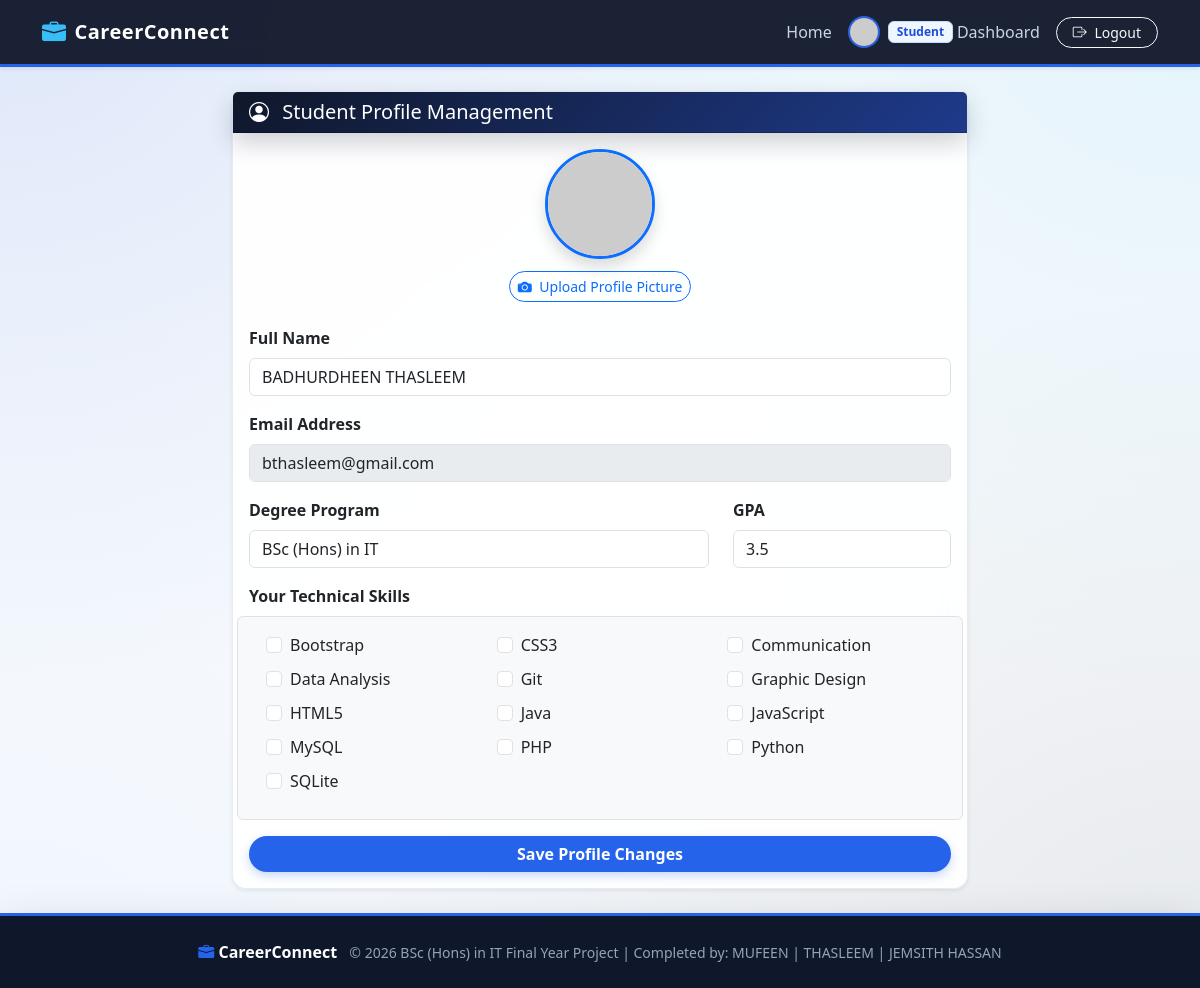
The page /student_profile.php (signed in) on the database its author committed.
### tables this page shows
CREATE TABLE students (
            student_id INTEGER PRIMARY KEY AUTOINCREMENT,
            user_id INTEGER NOT NULL UNIQUE,
            degree TEXT NOT NULL,
            gpa REAL DEFAULT 0.0,
            cv_path TEXT DEFAULT NULL,
            FOREIGN KEY (user_id) REFERENCES users(user_id) ON DELETE CASCADE
        );

CREATE TABLE users (
            user_id INTEGER PRIMARY KEY AUTOINCREMENT,
            name TEXT NOT NULL,
            email TEXT NOT NULL UNIQUE,
            password TEXT NOT NULL,
            role TEXT NOT NULL CHECK (role IN ('Student', 'Employer', 'Coordinator', 'Admin')),
            profile_pic TEXT DEFAULT NULL,
            created_at DATETIME DEFAULT CURRENT_TIMESTAMP
        );

CREATE TABLE skills (
            skill_id INTEGER PRIMARY KEY AUTOINCREMENT,
            skill_name TEXT NOT NULL UNIQUE
        );

### classes/User.php (called while the page is built, shortened)
<?php
class User {
    private PDO $db;
    public function __construct(PDO $db) {
        $this->db = $db;
    }
    public function getAllSkills(): array {
        return $this->db->query("SELECT * FROM skills ORDER BY skill_name ASC")->fetchAll();
    }
}

### student_profile.php (the view, shortened to what this page needs)
<?php
require_once __DIR__ . '/classes/User.php';
$db = Database::getConnection();
$userModel = new User($db);
$studentId = $_SESSION['student_id'];
$stmt = $db->prepare("SELECT u.name, u.email, u.profile_pic, s.degree, s.gpa FROM users u JOIN students s ON u.user_id = s.user_id WHERE s.student_id = :sid");
$stmt->execute([':sid' => $studentId]);
$profile = $stmt->fetch();
$skillStmt = $db->prepare("SELECT skill_id FROM student_skills WHERE student_id = :sid");
$skillStmt->execute([':sid' => $studentId]);
$currentSkills = $skillStmt->fetchAll(PDO::FETCH_COLUMN);
$allSkills = $userModel->getAllSkills();
require_once __DIR__ . '/includes/header.php';
?>
<div class="row justify-content-center">
    <div class="col-md-8">
        <div class="card shadow-sm">
            <div class="card-header bg-corporate-hero text-white d-flex justify-content-between align-items-center">
                <h5 class="mb-0"><i class="bi bi-person-circle me-2"></i> Student Profile Management</h5>
            </div>
            <div class="card-body">
                <form method="POST" enctype="multipart/form-data">
                    <div class="text-center mb-4">
                        <img src="<?= getProfilePicPath($profile['profile_pic']) ?>" class="rounded-circle shadow border border-3 border-primary mb-2" style="width: 110px; height: 110px; object-fit: cover;">
                        <div>
                            <label class="btn btn-sm btn-outline-primary rounded-pill mt-1">
                                <i class="bi bi-camera-fill me-1"></i> Upload Profile Picture
                            </label>
                        </div>
                    </div>
                    <div class="mb-3">
                        <label class="form-label fw-bold">Full Name</label>
                        <input type="text" name="name" class="form-control" value="<?= htmlspecialchars($profile['name'] ?? '') ?>" required>
                    </div>
                    <div class="mb-3">
                        <label class="form-label fw-bold">Email Address</label>
                        <input type="email" class="form-control" value="<?= htmlspecialchars($profile['email'] ?? '') ?>" disabled>
                    </div>
                    <div class="row">
                        <div class="col-md-8 mb-3">
                            <label class="form-label fw-bold">Degree Program</label>
                            <input type="text" name="degree" class="form-control" value="<?= htmlspecialchars($profile['degree'] ?? '') ?>" required>
                        </div>
                        <div class="col-md-4 mb-3">
                            <label class="form-label fw-bold">GPA</label>
                            <input type="number" step="0.01" min="0" max="4.0" name="gpa" class="form-control" value="<?= htmlspecialchars($profile['gpa'] ?? 0) ?>">
                        </div>
                    </div>
                    <div class="mb-3">
                        <label class="form-label fw-bold">Your Technical Skills</label>
                        <div class="row bg-light p-3 border rounded">
                            <?php foreach ($allSkills as $skill): ?>
                                <div class="col-md-4 col-6 mb-2">
                                    <div class="form-check">
                                        <input class="form-check-input" type="checkbox" name="skills[]" value="<?= $skill['skill_id'] ?>"
                                            id="skill_<?= $skill['skill_id'] ?>" <?= in_array($skill['skill_id'], $currentSkills) ? 'checked' : '' ?>>
                                        <label class="form-check-label" for="skill_<?= $skill['skill_id'] ?>">
                                            <?= htmlspecialchars($skill['skill_name']) ?>
                                        </label>
                                    </div>
                                </div>
                            <?php endforeach; ?>
                        </div>
                    </div>
                    <button type="submit" class="btn btn-sapphire w-100 rounded-pill">Save Profile Changes</button>
                </form>
            </div>
        </div>
    </div>
</div>
<?php require_once __DIR__ . '/includes/footer.php'; ?>

### includes/header.php (style rules this page uses)
:root { --navy-900: #0f172a; --navy-800: #1e293b; --sapphire-600: #2563eb; --sapphire-700: #1d4ed8; --sapphire-50: #eff6ff; --slate-800: #1e293b; --slate-600: #475569; }
body { background: radial-gradient(at 0% 0%, rgba(37, 99, 235, 0.12) 0px, transparent 50%), radial-gradient(at 100% 0%, rgba(56, 189, 248, 0.10) 0px, transparent 50%), radial-gradient(at 100% 100%, rgba(30, 41, 59, 0.08) 0px, transparent 50%), radial-gradient(at 0% 100%, rgba(239, 246, 255, 0.8) 0px, transparent 50%), #f8fafc; background-attachment: fixed; color: var(--slate-800); font-family: 'Segoe UI', system-ui, -apple-system, sans-serif; min-height: 100vh; }
.btn-sapphire { background-color: var(--sapphire-600); color: #ffffff; border: none; font-weight: 600; box-shadow: 0 4px 10px rgba(37, 99, 235, 0.25); transition: all 0.2s ease; }
.card { background: rgba(255, 255, 255, 0.92); backdrop-filter: blur(10px); border: 1px solid rgba(226, 232, 240, 0.8); border-radius: 14px; box-shadow: 0 4px 15px rgba(15, 23, 42, 0.05); transition: transform 0.25s ease, box-shadow 0.25s ease; }
.bg-corporate-hero { background: linear-gradient(135deg, var(--navy-900) 0%, #1e3a8a 100%); color: #ffffff; border-radius: 16px; box-shadow: 0 10px 25px rgba(15, 23, 42, 0.2); }

### rows shown on the page
students: name "BADHURDHEEN THASLEEM", user.email "bthasleem@gmail.com", degree "BSc (Hons) in IT", gpa "3.5"
skills: skill_name "Bootstrap"
skills: skill_name "CSS3"
skills: skill_name "Communication"
skills: skill_name "Data Analysis"
skills: skill_name "Git"
skills: skill_name "Graphic Design"
skills: skill_name "HTML5"
skills: skill_name "Java"
skills: skill_name "JavaScript"
skills: skill_name "MySQL"
skills: skill_name "PHP"
skills: skill_name "Python"
skills: skill_name "SQLite"

### other values the page prints
$_SESSION['role'] "Student"
